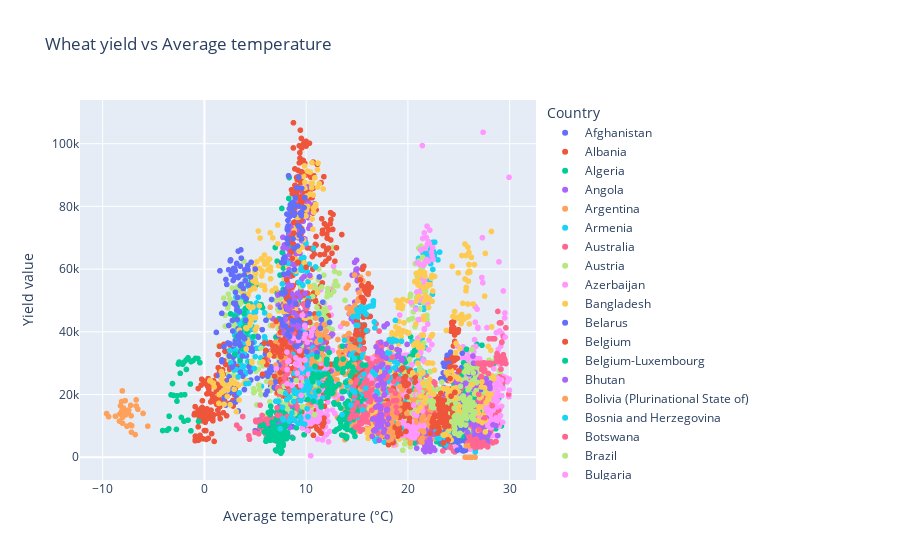

Notebook source saved alongside this figure:
### Code cell
fig_yield_temp = px.scatter(
    df,
    x='avg_temp',
    y='Yield_Value',
    color='Country',
    title='Wheat yield vs Average temperature',
    labels={'avg_temp': 'Average temperature (°C)', 'Yield_Value': 'Yield value'}
)

fig_yield_temp.show()
